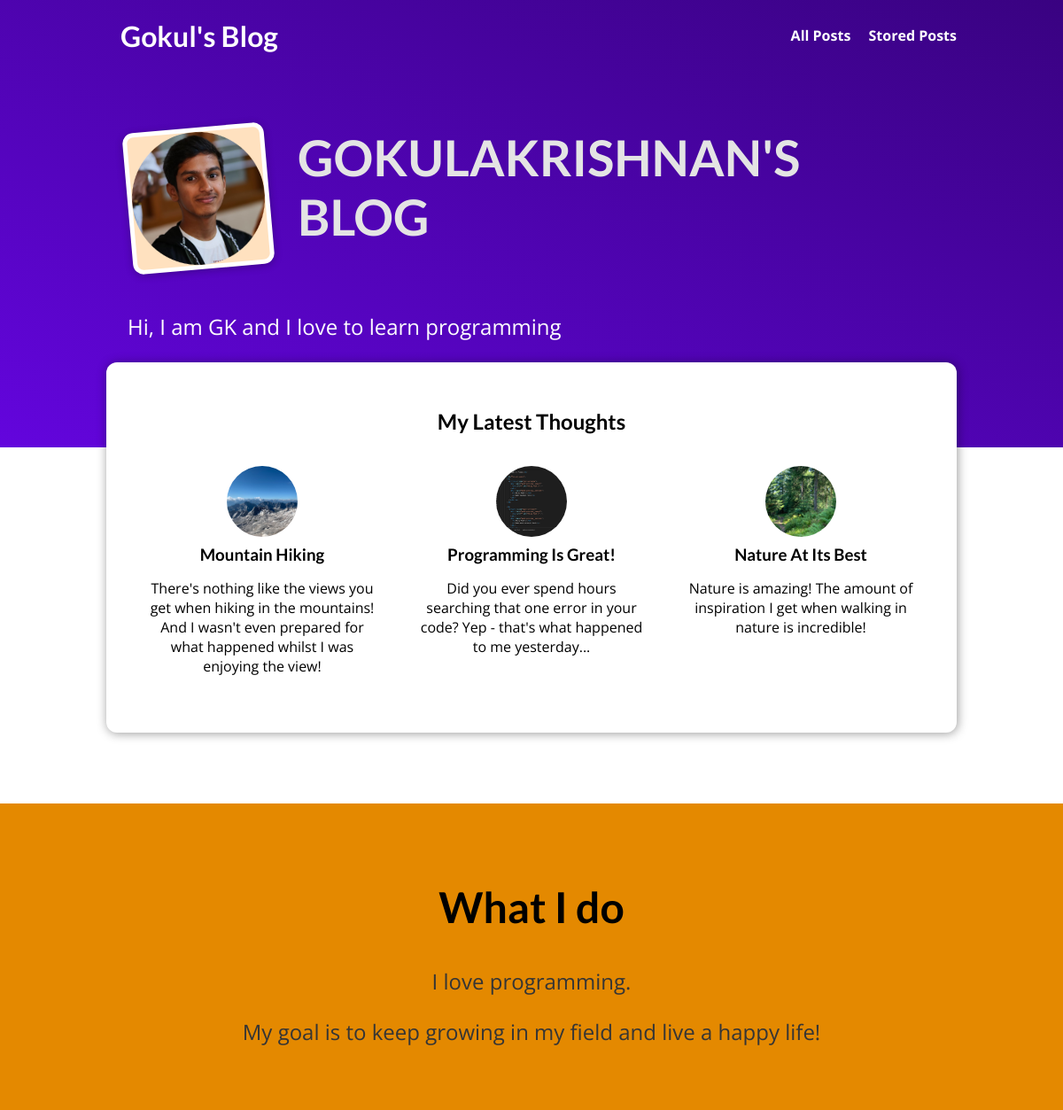
The page / on the database its author committed.
### blog/models.py (models this page shows, shortened)
class Post(models.Model):
    title = models.CharField(max_length=100)
    excert = models.CharField(max_length=300)
    image = models.ImageField(upload_to="posts", null=True)
    date = models.DateField(auto_now=True)
    slug = models.SlugField(null=True, unique=True)
    content = models.TextField(validators=[MinLengthValidator(10)])
    author = models.ForeignKey(
        Author, on_delete=models.SET_NULL, null=True, related_name="posts")
    tags = models.ManyToManyField(Tag)

### blog/views.py (the view)
# urls.py: path("", views.StartingPostView.as_view(), name="starting-page"),
class StartingPostView(ListView):
    template_name = "blog/index.html"
    model = Post
    paginate_by = 3
    ordering = ["-date"]
    context_object_name = "posts"

### blog/templates/blog/index.html (shortened to what this page needs)
{% extends "base.html" %}
{% load static %}
{% block css_files %}
<link rel="stylesheet" href="{% static 'blog/index.css' %}" />
<link rel="stylesheet" href="{% static 'blog/post.css' %}">
{% endblock %}
{% block content %}
<section id="welcome">
    <header>
        <img src='{% static "blog/images/GK-modified.png" %}' alt="GK - The Author Of This Blog">
        <h2>GOKULAKRISHNAN'S BLOG</h2>
    </header>
    <p>Hi, I am GK and I love to learn programming</p>
</section>
<section id="latest-posts">
    <h2>My Latest Thoughts</h2>
    <ul>
        {% for post in posts %}
        {% include 'blog/includes/post.html' %}
        {% endfor %}
    </ul>
</section>
<section id="about">
    <h2>What I do</h2>
    <p>I love programming.</p>
    <p>My goal is to keep growing in my field and live a happy life!</p>
</section>
{% endblock %}

### blog/templates/blog/includes/post.html
<li>
    <article class="post">
        <a href="{% url 'post-detail-page' post.slug %}">
            <img src="{{post.image.url}}" alt="{{post.title}}">
            <div class="post__content">
                <h3>{{ post.title }}</h3>
                <p>{{ post.excert }}</p>
            </div>
        </a>
    </article>
</li>

### static/app.css (style rules this page uses)
* { box-sizing: border-box; }
html { font-family: 'Open Sans', 'Lato', sans-serif; }
body { margin: 0; }
h1, h2, h3 { font-family: 'Lato', sans-serif; font-weight: bold; }

### blog/static/blog/index.css (style rules this page uses)
#welcome { background: linear-gradient(to right top, #6305dd, #390281); padding: 6rem 12%; }
#welcome header { display: flex; align-items: flex-start; margin: 3rem auto; }
#welcome img { width: 10rem; height: 10rem; object-fit: cover; object-position: top; border: 5px solid white; border-radius: 12px; background-color: #ffe1bf; transform: rotateZ(-5deg); box-shadow: 0 2px 8px rgba(0, 0, 0, 0.25); }
#welcome h2 { font-size: 3.5rem; margin: 0 0 0 2rem; color: #e4e4e4; width: 10rem; }
#welcome p { color: white; font-size: 1.5rem; }
#latest-posts { background-color: white; padding: 2rem; border-radius: 12px; width: 60rem; margin: -6rem auto 2rem auto; box-shadow: 1px 1px 12px rgba(0, 0, 0, 0.4); }
#latest-posts h2 { text-align: center; }
#latest-posts ul { list-style: none; margin: 0; padding: 0; display: flex; gap: 1rem; }
#latest-posts li { flex: 1; }
#about { text-align: center; padding: 3rem; background-color: #e48900; margin-top: 5rem; }
#about h2 { font-size: 3rem; }
#about p { font-size: 1.5rem; color: #353535; }

### blog/static/blog/post.css (style rules this page uses)
.post { display: flex; flex-direction: column; align-items: center; text-align: center; }
.post a { text-decoration: none; color: black; transition: all 0.2s ease; padding: 1rem; }
.post img { width: 5rem; height: 5rem; object-fit: cover; border-radius: 50%; }
.post h3 { margin: 0.25rem 0; }

### rows shown on the page
Post: image (picture), title "Mountain Hiking", excert "There's nothing like the views you get when hiking in the mountains! And I wasn't even prepared for what happened whilst I was enjoying the view!"
Post: image (picture), title "Programming Is Great!", excert "Did you ever spend hours searching that one error in your code? Yep - that's what happened to me yesterday..."
Post: image (picture), title "Nature At Its Best", excert "Nature is amazing! The amount of inspiration I get when walking in nature is incredible!"
